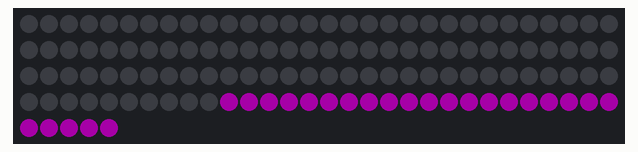
Simulated run of this program. Board: Raspberry Pi (BCM pin numbers). On the bench: 125 RGB LEDs in strip order, left to right, continuing on the next row. Dim RGB values are drawn brighter than linear; random numbers come from a fixed seed.

Above: at 0.1 s.
At 10.76 s:
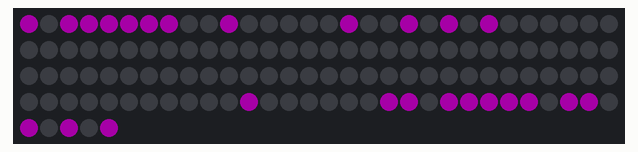
At 21.3 s:
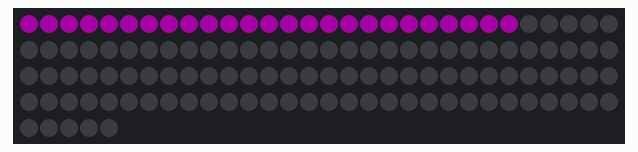
At 22.79 s:
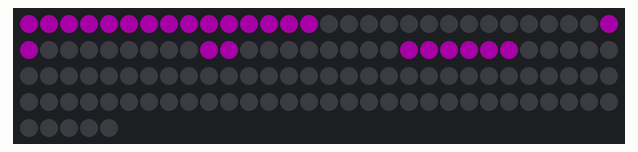
At 23.61 s:
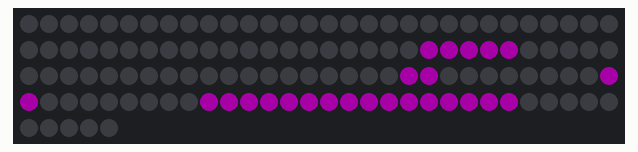
At 38.94 s:
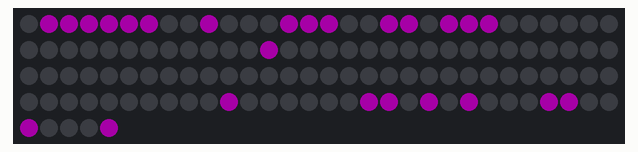

The program:

purpleRain.py
```python
import cubebit as cb
import time
import random

side = 5

side2 = side*side
cb.create(side)
rain = cb.fromRGB(255,0,255)
white = cb.fromRGB(255,255,255)
cloud = [None]*side2

try:
    while True:
        cb.clear()
        cb.setPlane(side-1, 2, rain)
        cb.show()
        time.sleep(1)
        cb.setColor(white)
        cb.show()
        time.sleep(0.05)
        cb.clear()
        cb.setPlane(side-1,2,rain)
        cb.show()
        for i in range(side2):
            cloud[i] = 0
        for k in range(side2):
            x = random.randint(0,side-1)
            y = random.randint(0,side-1)
            while (cloud[x+y*side] != 0):
                x = random.randint(0,side-1)
                y = random.randint(0,side-1)
            cloud[x + y*side] = 1
            for i in range(side-1):
                cb.setPixel(cb.map(x,y,side-1-i), 0)
                cb.setPixel(cb.map(x,y,side-2-i), rain)
                cb.show()
                time.sleep(0.2)
        time.sleep(1)
        for y in range(side-1):
            for x in range(side):
                cb.setPixel(cb.map(x, side-y-1, 0), 0)
                cb.setPixel(cb.map(x, 0, y+1), rain)
            cb.show()
            time.sleep(0.2)
        for y in range(side-1):
            for x in range(side):
                cb.setPixel(cb.map(x, 0, y), 0)
                cb.setPixel(cb.map(x, y+1, side-1), rain)
            cb.show()
            time.sleep(0.2)
        time.sleep(1)
except Exception as ex:
    print ex
    print
finally:
    cb.cleanup()
```

cubebit.py
```python
# Python module for 4tronix Cube:Bit which is basically a port of the Makecode package
# Layered over the Adafruit neopixel library
# Install that following the instructions here: https://learn.adafruit.com/neopixels-on-raspberry-pi/software
# Cube:Bit available from shop.4tronix.co.uk

from rpi_ws281x import *

# Global settings
side = 5
side2 = side * side
side3 = side2 * side
cube = None
brightness = 40

def create (lside=3, lbrightness=40):
        global side, side2, side3, cube
        if (cube == None):
                side = lside
                side2 = side * side
                side3 = side2 * side
                brightness = lbrightness
                cube = Adafruit_NeoPixel(side3, 18, 800000, 5, False, brightness)
                cube.begin()

def cleanup():
        clear()
        show()

def map(x, y, z):
        q=0;
        if (x<side and y<side and z<side and x>=0 and y>=0 and z>=0):
            if ((z%2) == 0):
                if ((y%2) == 0):
                    q = y * side + x
                else:
                    q = y * side + side - 1 - x
            else:
                if ((side%2) == 0):
                    y = side - y - 1
                if ((x%2) == 0):
                    q = side * (side - x) - 1 - y
                else:
                    q = (side - 1 - x) * side + y
            return z*side2 + q
        return cubeSide3;    # return non-existent pixel for out of bounds


def setColor(color):
        for i in range(side3):
                setPixel(i, color)

def setPixel(ID, color):
        if (ID <= side3):
                cube.setPixelColor(ID, color)

def show():
        cube.show()

def clear():
        for i in range(side3):
                setPixel(i, 0)

def rainbow():
        i = 0
        for z in range(side):
                for y in range(side):
                        for x in range(side):
                                setPixel(map(x,y,z), wheel(i * 256 / side3))
                                i += 1

def fromRGB(red, green, blue):
        return ((int(red)<<16) + (int(green)<<8) + blue)

def toRGB(color):
        return (((color & 0xff0000) >> 16), ((color & 0x00ff00) >> 8), (color & 0x0000ff))

def wheel(pos):
	"""Generate rainbow colors across 0-255 positions."""
	if pos < 85:
		return fromRGB(255 - pos * 3, pos * 3, 0) # Red -> Green
	elif pos < 170:
		pos -= 85
		return fromRGB(0, 255 - pos * 3, pos * 3) # Green -> Blue
	else:
		pos -= 170
		return fromRGB(pos * 3, 0, 255 - pos * 3) # Blue -> Red

def setPlane(plane, axis, color):
        if (axis == 0):
                for y in range(side):
                        for z in range(side):
                                setPixel(map(plane, y, z), color)
        elif (axis == 1):
                for x in range(side):
                        for z in range(side):
                                setPixel(map(x, plane, z), color)
        else:
                for x in range(side):
                        for y in range(side):
                                setPixel(map(x, y, plane), color)
```
